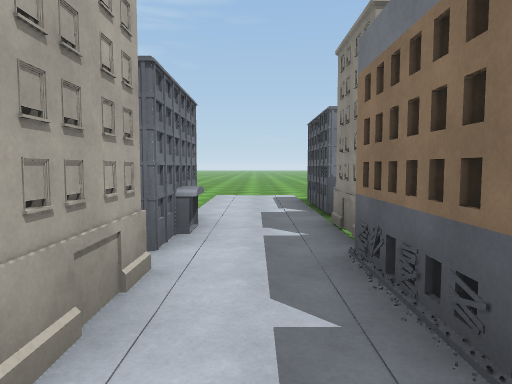
View 1 (above)

24 first-person views from a walk through a 3-D level made in the Unity game engine. The camera is 1.5 m above the floor, tilts 4° down and sees 70° across. The floor is counted in squares, 2 m on a side. Each view is taken from the middle of a square. On the plan, view 1 faces up. The plan holds only what a view shows up to about 11 squares ahead; the rest is blank. The place goes on beyond the plan. Surface patterns are stand-ins for the level's own textures.

View 2
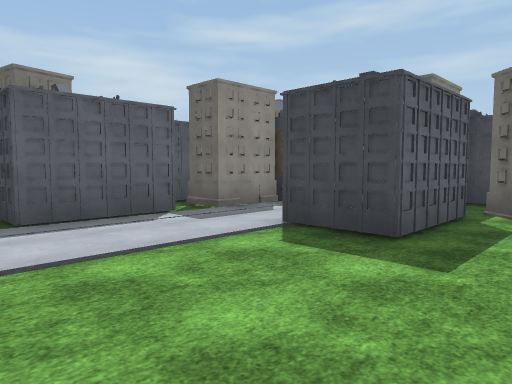

View 3
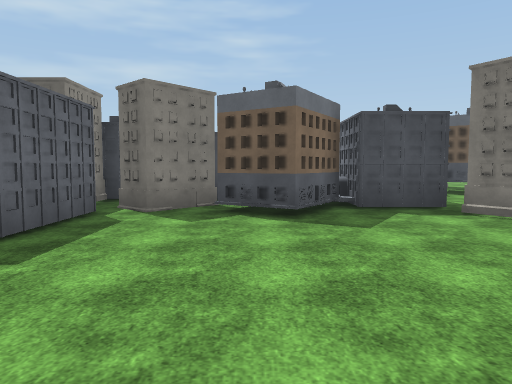

View 4
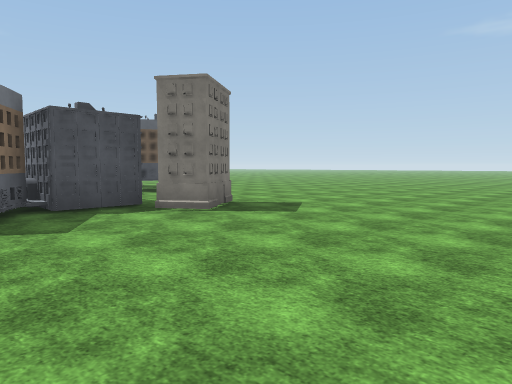

View 5
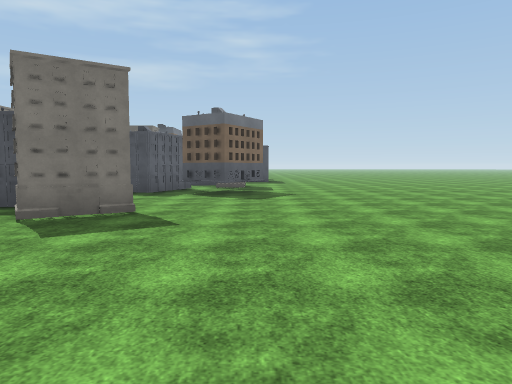

View 6
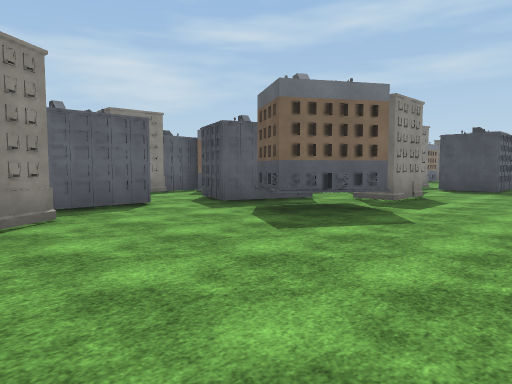

View 7
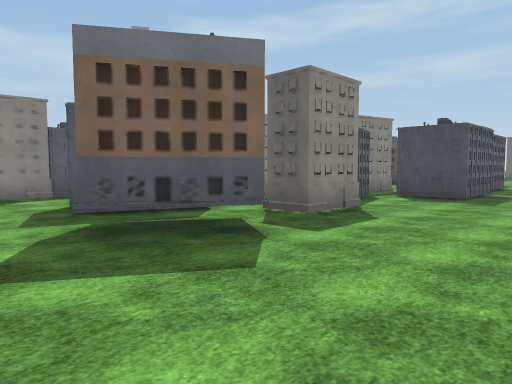

View 8
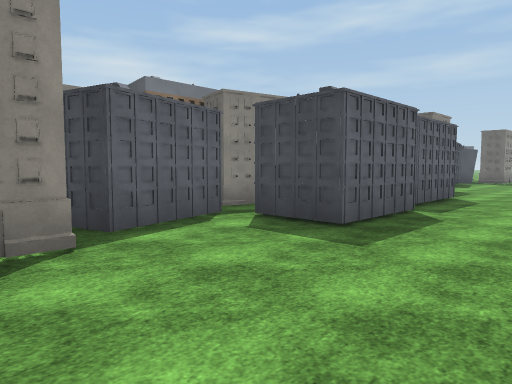

View 9
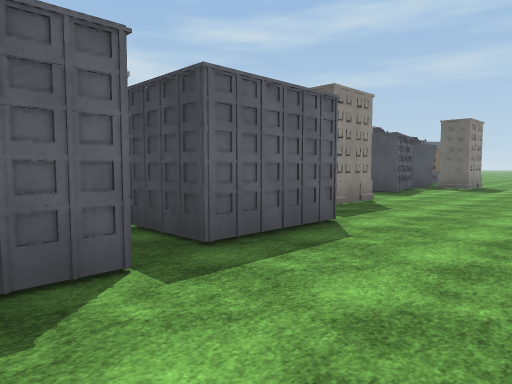

View 10
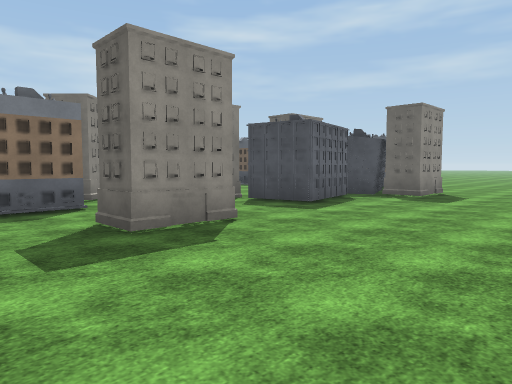

View 11
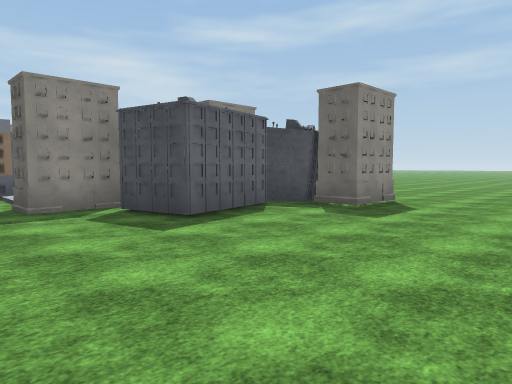

View 12
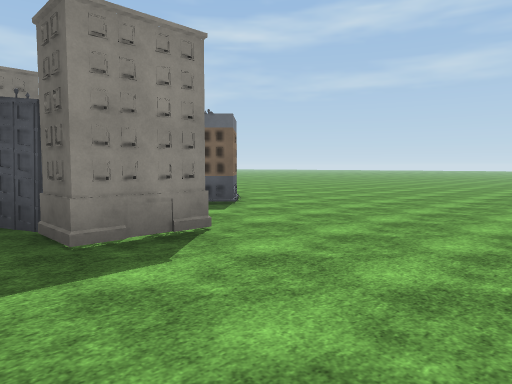

View 13
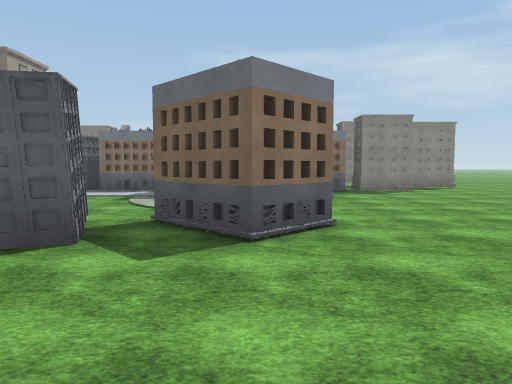

View 14
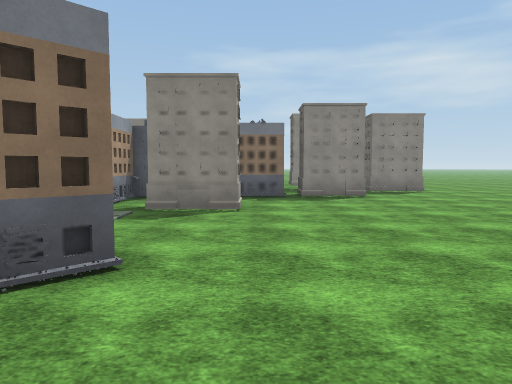

View 15
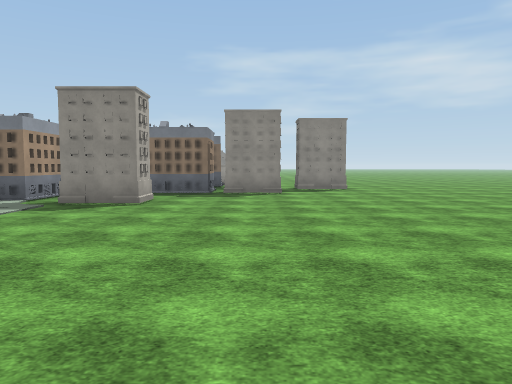

View 16
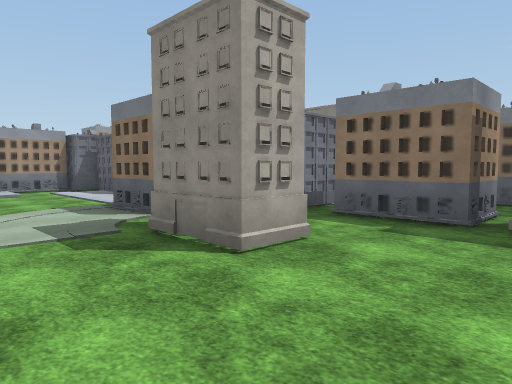

View 17
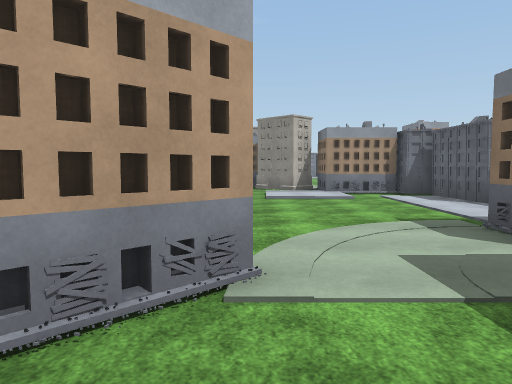

View 18
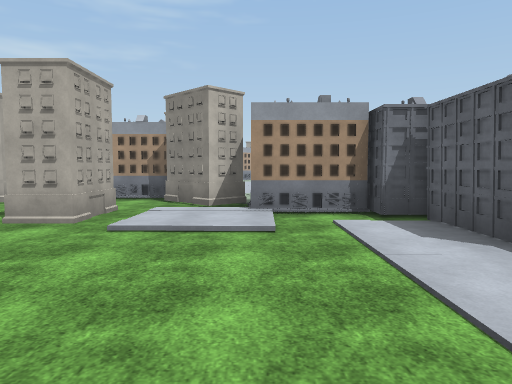

View 19
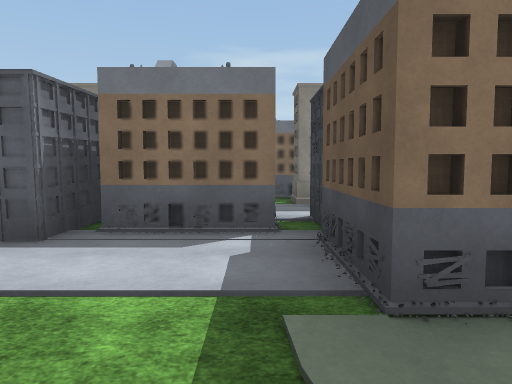

View 20
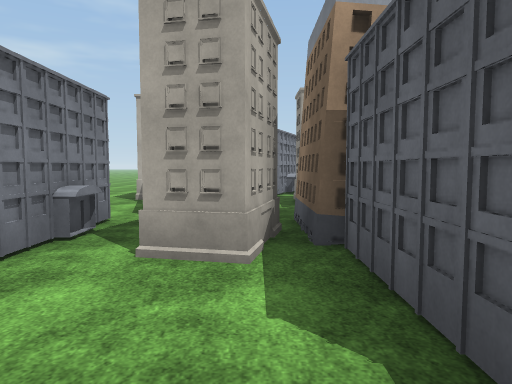

View 21
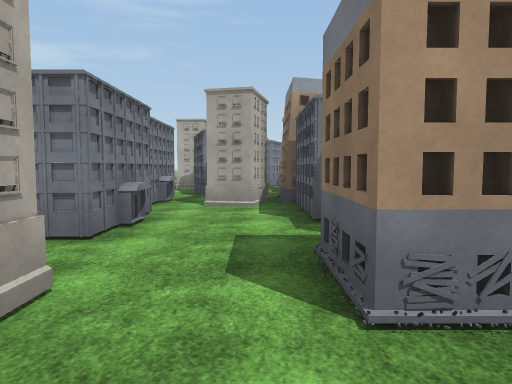

View 22
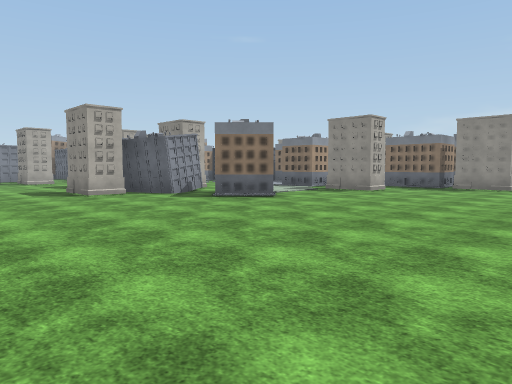

View 23
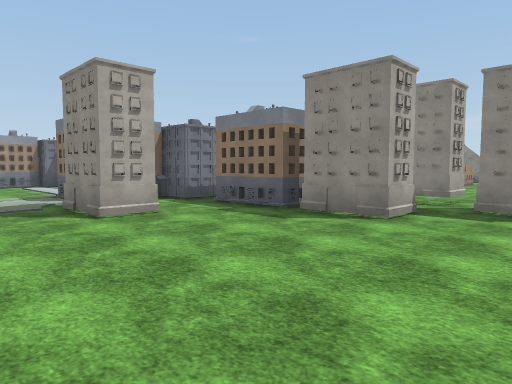

View 24
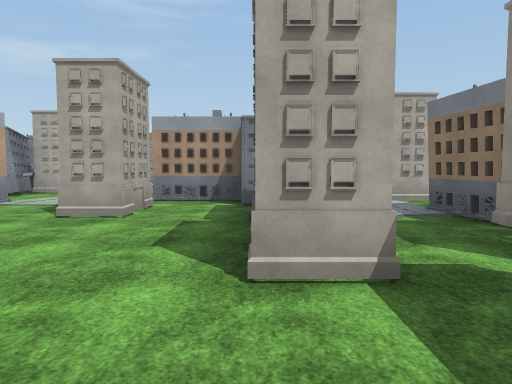

### Floor plan
Key: @ floor where view 1 was taken; # wall or solid block; x gap in a wall; . floor; B building.
Columns run from 15 left of view 1 to 4 right of it. Each row starts with its distance up from view 1.
  9    .   ..........
  8   ..............##
  7 ................# B
  6 ................# B
  5 .............##.BB#
  4 ......B......#B.B #B
  3 .....##..B#.B##.##
  2 .......##B##BBB.#
  1 .......#B  ####.BB
  0 ....B.... B   B@
 -1 ...BBB#...#
 -2 ...B B##..B
 -3  ....B BB#
 -4 ....#    B
 -5 ....BB #B
 -6 ....##BB
 -7 .....# BB
 -8  ..###BB
 -9 ...#BBB#
-10 ...#####
-11 ...##..#B
-12 ...#B..#
-13 ...##...
-14 .......#
-15 ....#B.BB
-16 ....BB..BB.
-17 .........#B  B
-18 .......B..B###
-19 .....###.....#
-20  ....#B......#B
-21 .....#  .....##
-22 ....##BB.....#
-23 ....B##B.....#B.  B
-24 ......#....B###.###B
-25  ......#...#### B#BB
-26  .....B#B..x.## .
-27  ......B..B#.#B.#B
-28  ............##.B
-29  ............B..B
-30 .............B..B.
-31 ..................
-32 ...............B
-33 ....   ........x

Positions as (right, up) in squares from view 1, and headings:
1: (0, 0), facing up
2: (-4, 9), facing down-right
3: (-5, 9), facing down
4: (-5, 9), facing down-left
5: (-12, 9), facing down
6: (-15, 4), facing down-right
7: (-15, 1), facing down-right
8: (-15, -4), facing down-right
9: (-15, -9), facing down-right
10: (-15, -13), facing down-right
11: (-15, -16), facing down-right
12: (-15, -21), facing down-right
13: (-13, -26), facing right
14: (-11, -28), facing right
15: (-12, -30), facing right
16: (-7, -30), facing up-right
17: (-7, -28), facing up
18: (-5, -24), facing up
19: (-6, -23), facing right
20: (-9, -13), facing up
21: (-9, -17), facing up
22: (-15, -33), facing up-right
23: (-7, -33), facing up-right
24: (-2, -33), facing up
